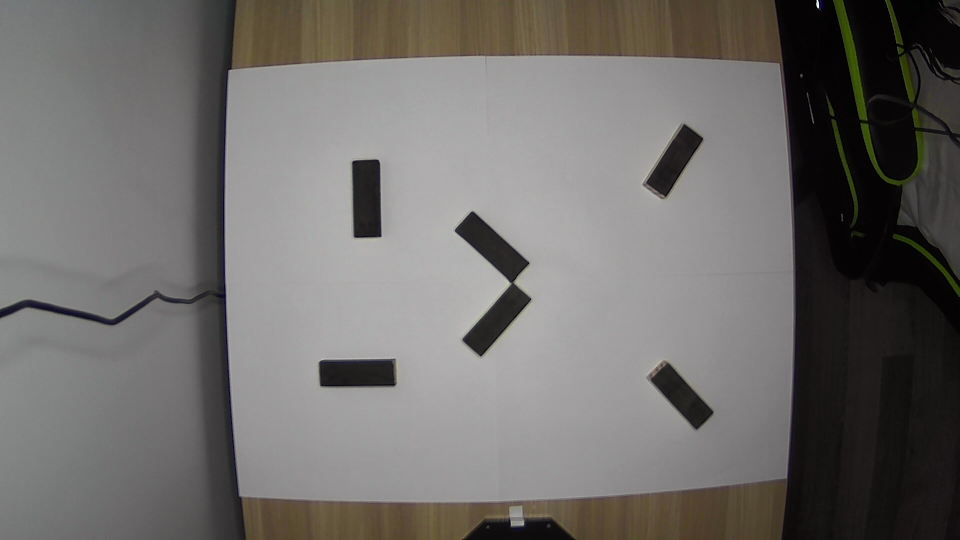
#> input picture Pics_n_Vids/jenga_testing/bbtestimg.jpg, 1920 x 1080 px, found by its file name (shown at 1/2 size)
$ python boundingbox.py
#> lines starting #> are read from the running program, lines starting #| are printed output that depends on the picture; after the words box and inside, x2 and y2 are one past the last pixel; in counts of white or black regions, pixels touching at a corner belong together
#!/usr/bin/env python3
import cv2
image = cv2.imread("bbtestimg.jpg")
#> image is the input picture: shape (1080, 1920, 3); mean B, G, R 106.9, 109.3, 111.7
# [11 lines of commented-out code are left out]

start_point = (450, 110)	#first value moves the left y axis horizontally, 2nd moves the top x axis vertically
end_point = (1590, 1005)	#first value moves the right y axis horizontally, 2nd moves the bottom x axis verticlally

#Blue color in BGR
color = (255, 0, 0)

#Line thickness of 2 px
thickness = 2

#Using cv2.rectangle() method
#Draw a rectangle with blue line borders of thickness of 2 px
image = cv2.rectangle(image, start_point, end_point, color, thickness)
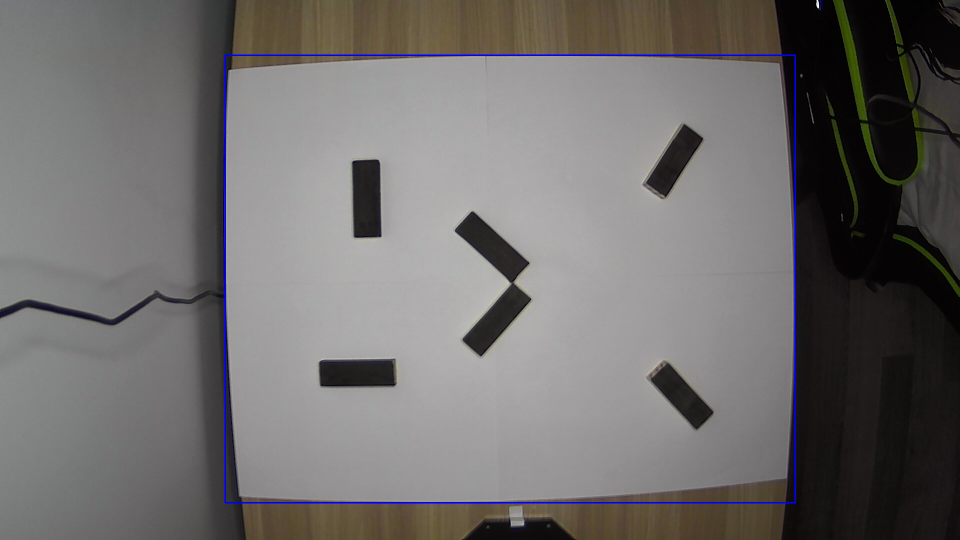
#> image: shape (1080, 1920, 3) (shown at 1/2 size); 0.59% of pixels changed, all inside (x1, y1, x2, y2) = (449, 109, 1592, 1007)
cv2.imshow('original', image)
cv2.waitKey(0)  #Wait for keypress to continue
cv2.destroyAllWindows()  #Close windows

#cv2.imwrite('boundingbox.jpg', image)

$ run again, with Pics_n_Vids/jenga_testing/cropped.jpg copied over Pics_n_Vids/jenga_testing/bbtestimg.jpg
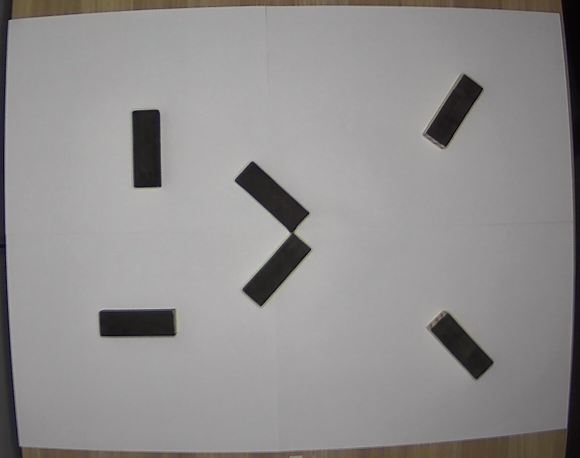
#> input picture Pics_n_Vids/jenga_testing/cropped.jpg, 1160 x 915 px, found by its file name (shown at 1/2 size)
#> image is the input picture: shape (915, 1160, 3); mean B, G, R 142.6, 142.8, 144.8
#> `image = cv2.rectangle(image, start_point, end_point, color, thickness)`:
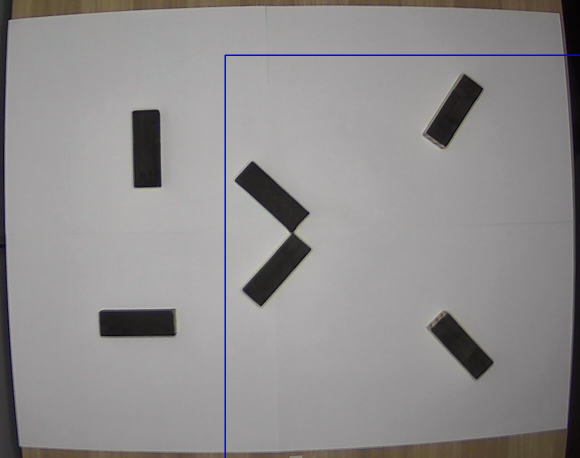
#> image: shape (915, 1160, 3) (shown at 1/2 size); 0.43% of pixels changed, all inside (x1, y1, x2, y2) = (449, 109, 1160, 915)

$ run again, with Pics_n_Vids/jenga_testing/1stcamtest.jpg copied over Pics_n_Vids/jenga_testing/bbtestimg.jpg
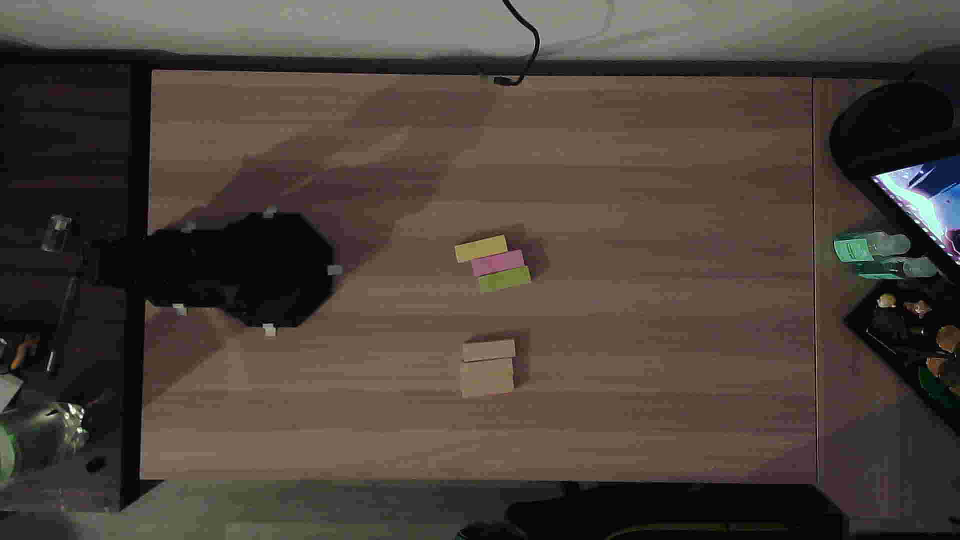
#> input picture Pics_n_Vids/jenga_testing/1stcamtest.jpg, 1920 x 1080 px, found by its file name (shown at 1/2 size)
#> image is the input picture: shape (1080, 1920, 3); mean B, G, R 58.7, 66.3, 75.8
#> `image = cv2.rectangle(image, start_point, end_point, color, thickness)`:
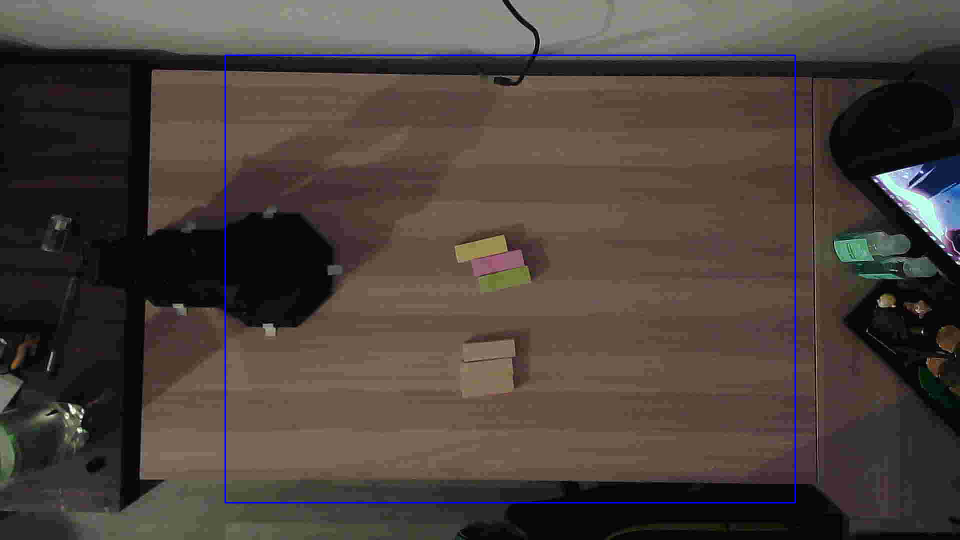
#> image: shape (1080, 1920, 3) (shown at 1/2 size); 0.59% of pixels changed, all inside (x1, y1, x2, y2) = (449, 109, 1592, 1007)

$ run again, with Pics_n_Vids/jenga_testing/eptestimg.jpg copied over Pics_n_Vids/jenga_testing/bbtestimg.jpg
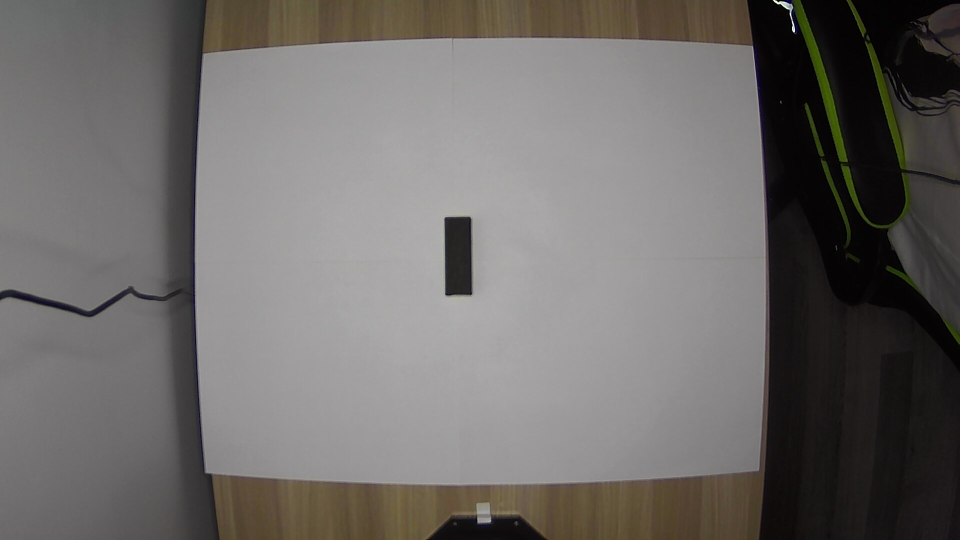
#> input picture Pics_n_Vids/jenga_testing/eptestimg.jpg, 1920 x 1080 px, found by its file name (shown at 1/2 size)
#> image is the input picture: shape (1080, 1920, 3); mean B, G, R 105, 107.4, 110.3
#> `image = cv2.rectangle(image, start_point, end_point, color, thickness)`:
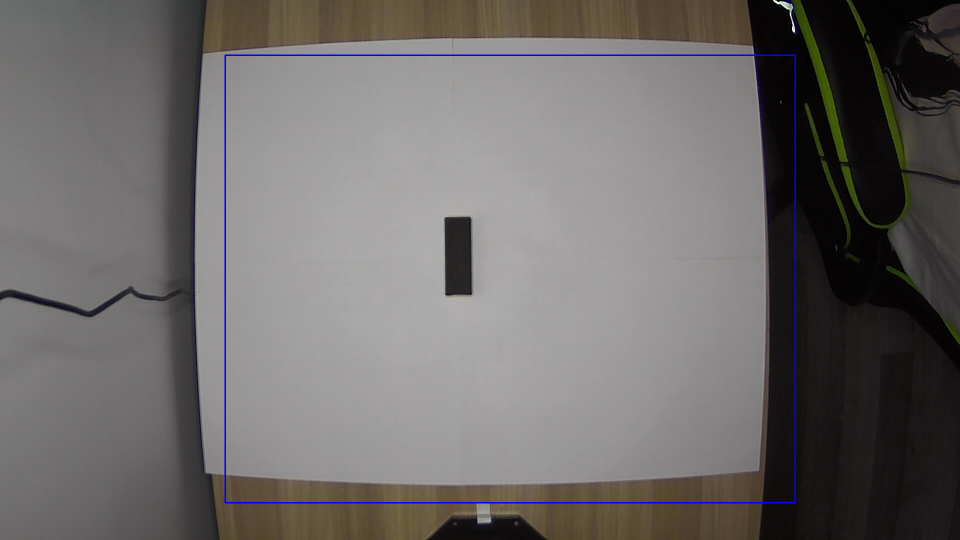
#> image: shape (1080, 1920, 3) (shown at 1/2 size); 0.59% of pixels changed, all inside (x1, y1, x2, y2) = (449, 109, 1592, 1007)
